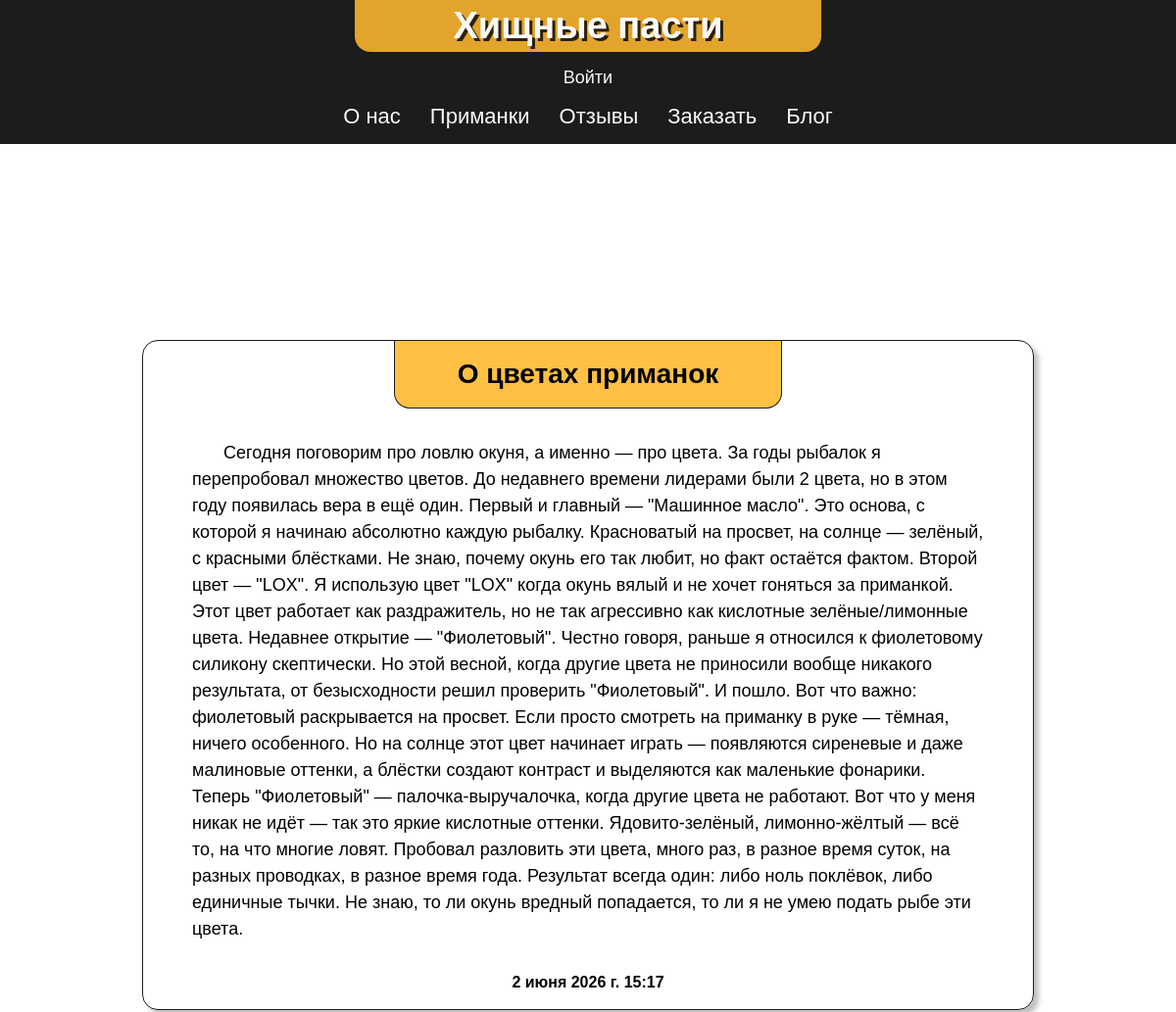
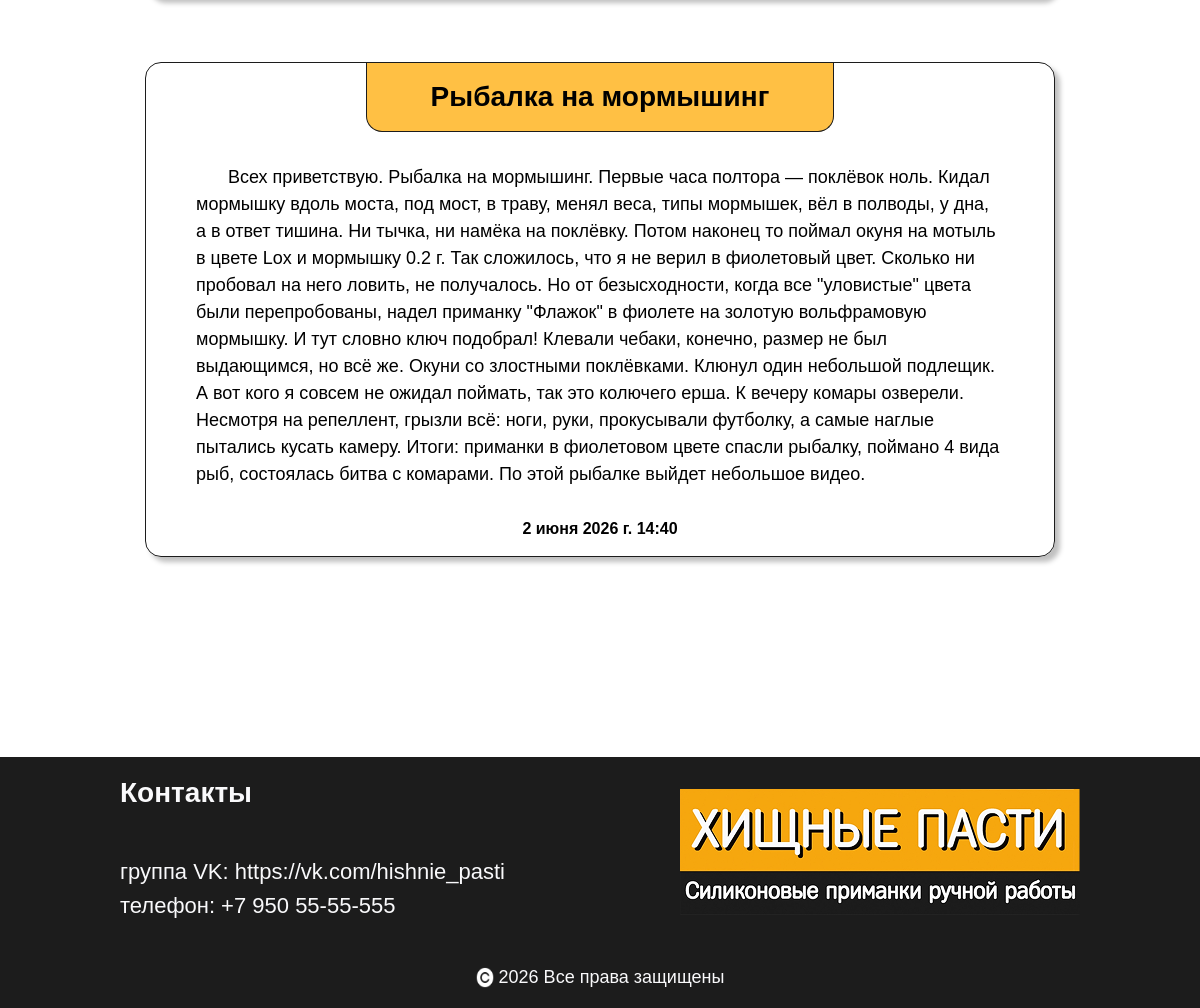
Screenshot of /blog/ with the database file from the repository (2 pictures, top to bottom).
### main/models.py (models this page shows, shortened)
class Post(models.Model):
    title = models.CharField(max_length=200, verbose_name="Заголовок")
    text = models.TextField(verbose_name="Текст поста")
    date_posted = models.DateTimeField(auto_now_add=True, verbose_name="Дата публикации")
    class Meta:
        verbose_name = "Пост"
        verbose_name_plural = "Посты"
        ordering = ['-date_posted']

### main/views.py (the view)
# urls.py: path('blog/', views.blogPage, name='blog'),
def blogPage(request):
    posts = Post.objects.all().order_by('-date_posted')
    return render(request, 'blog.html', {'posts': posts})

### main/templates/blog.html
{% extends "layout.html" %}
{% load static %}
{% block head %}
    <link rel="stylesheet" href="{% static 'css/blog.css' %}">
{% endblock %}
{% block content %}
<div class="container">
    <div class="blog-block">
        <ul class="posts-list">
            {% for post in posts %}
            <li>
                <div class="post">
                    <div class="post-title-block">
                        <h2 class="post-title">{{ post.title }}</h2>
                    </div>
                    <div class="post-text">
                        {{ post.text }}
                    </div>
                    <div>
                        <p class="post-date">
                            <b>{{ post.date_posted }}</b>
                        </p>
                    </div>
                </div>
            </li>
            {% endfor %}
        </ul>
    </div>
</div>
{% endblock %}

### main/static/css/base.css (style rules this page uses)
html { scroll-behavior: smooth; }
body { font-family: "Fregat Regular", sans-serif; margin: 0; }
:root { --fc-primary: #212121; --fc-secondary: #FFF; --fc-spec-text: #6B6E6E; --dark-color: #1C1C1C; --main-color: #E2A42B; --main-color-lite: #FFC044; --lite-color: #F9F9FB; --bg-color: #FFF; --border-radius-value: 8px; --border-radius-second: 16px; --shadow: 5px 5px 5px rgba(0, 0, 0, 0.25); }
p, h1, h2, h3 { margin: 0; }
.container { width: 1200px; margin: 0 auto; flex: 1; }
ul { list-style-type: none; padding: 0; margin: 0; }
h2 { font-size: 28px; font-weight: bold; margin-bottom: 50px; }

### main/static/css/home.css (style rules this page uses)
@media screen and (max-width: 1201px) { .container { width: 960px; } }

### main/static/css/blog.css (style rules this page uses)
.blog-block { margin: 200px 0; }
.posts-list { box-sizing: border-box; display: flex; flex-direction: column; align-items: center; gap: 64px; padding: 0 25px; }
.post { max-width: 900px; padding: 0px 50px 18px 50px; display: flex; flex-direction: column; align-items: center; gap: 32px; border: 1px solid var(--dark-color); border-radius: var(--border-radius-second); box-shadow: var(--shadow); }
.post-title-block { display: flex; align-items: center; justify-content: center; padding: 18px 64px; border: 1px solid var(--dark-color); border-top: 0; border-bottom-left-radius: var(--border-radius-second); border-bottom-right-radius: var(--border-radius-second); background-color: var(--main-color-lite); }
.post-title { text-align: center; margin: 0; }
.post-text { font-size: 18px; text-indent: 32px; line-height: 1.5; }
.post-date { display: flex; align-self: end; }

### rows the page displays
Post: title "О цветах приманок", text "Сегодня поговорим про ловлю окуня, а именно — про цвета. За годы рыбалок я перепробовал множество цветов. До недавнего времени лидерами были 2 цвета, но в этом году появилась вера в ещё один. Первый и главный — \"Машинное масло\". Это основа, с которой я начинаю абсолютно каждую рыбалку. Красноватый на просвет, на солнце — зелёный, с красными блёстками. Не знаю, почему окунь его так любит, но факт остаётся фактом. Второй цвет — \"LOX\". Я использую цвет \"LOX\" когда окунь вялый и не хочет гоняться за приманкой. Этот цвет работает как раздражитель, но не так агрессивно как кислотные зелёные/лимонные цвета. Недавнее открытие — \"Фиолетовый\". Честно говоря, раньше я относился к фиолетовому силикону…", date_posted "2 июня 2026 г. 15:17"
Post: title "Рыбалка на мормышинг", text "Всех приветствую. Рыбалка на мормышинг. Первые часа полтора — поклёвок ноль. Кидал мормышку вдоль моста, под мост, в траву, менял веса, типы мормышек, вёл в полводы, у дна, а в ответ тишина. Ни тычка, ни намёка на поклёвку. Потом наконец то поймал окуня на мотыль в цвете Lox и мормышку 0.2 г. Так сложилось, что я не верил в фиолетовый цвет. Сколько ни пробовал на него ловить, не получалось. Но от безысходности, когда все \"уловистые\" цвета были перепробованы, надел приманку \"Флажок\" в фиолете на золотую вольфрамовую мормышку. И тут словно ключ подобрал! Клевали чебаки, конечно, размер не был выдающимся, но всё же. Окуни со злостными поклёвками. Клюнул один небольшой подлещик. А вот кого я…", date_posted "2 июня 2026 г. 14:40"
